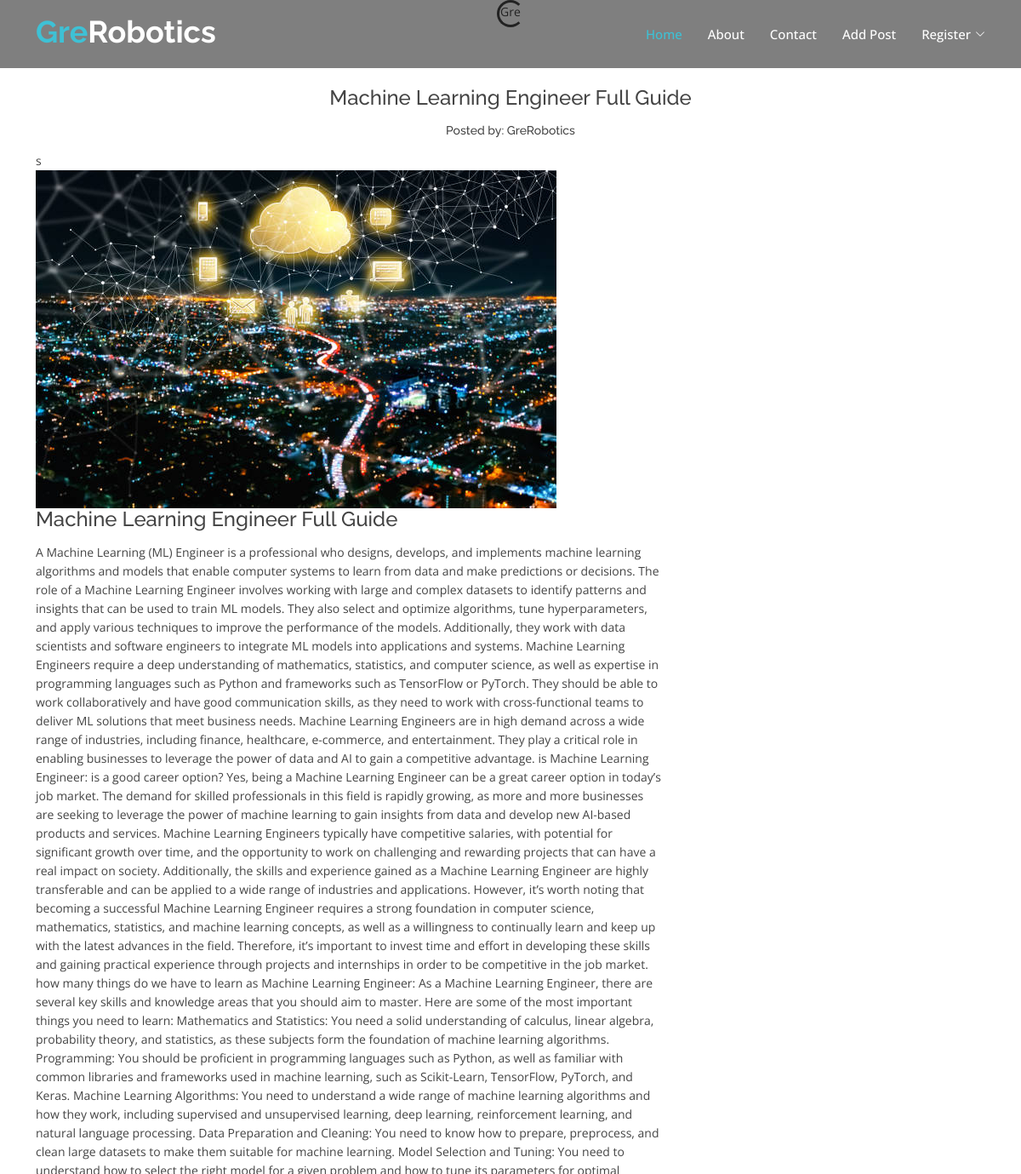
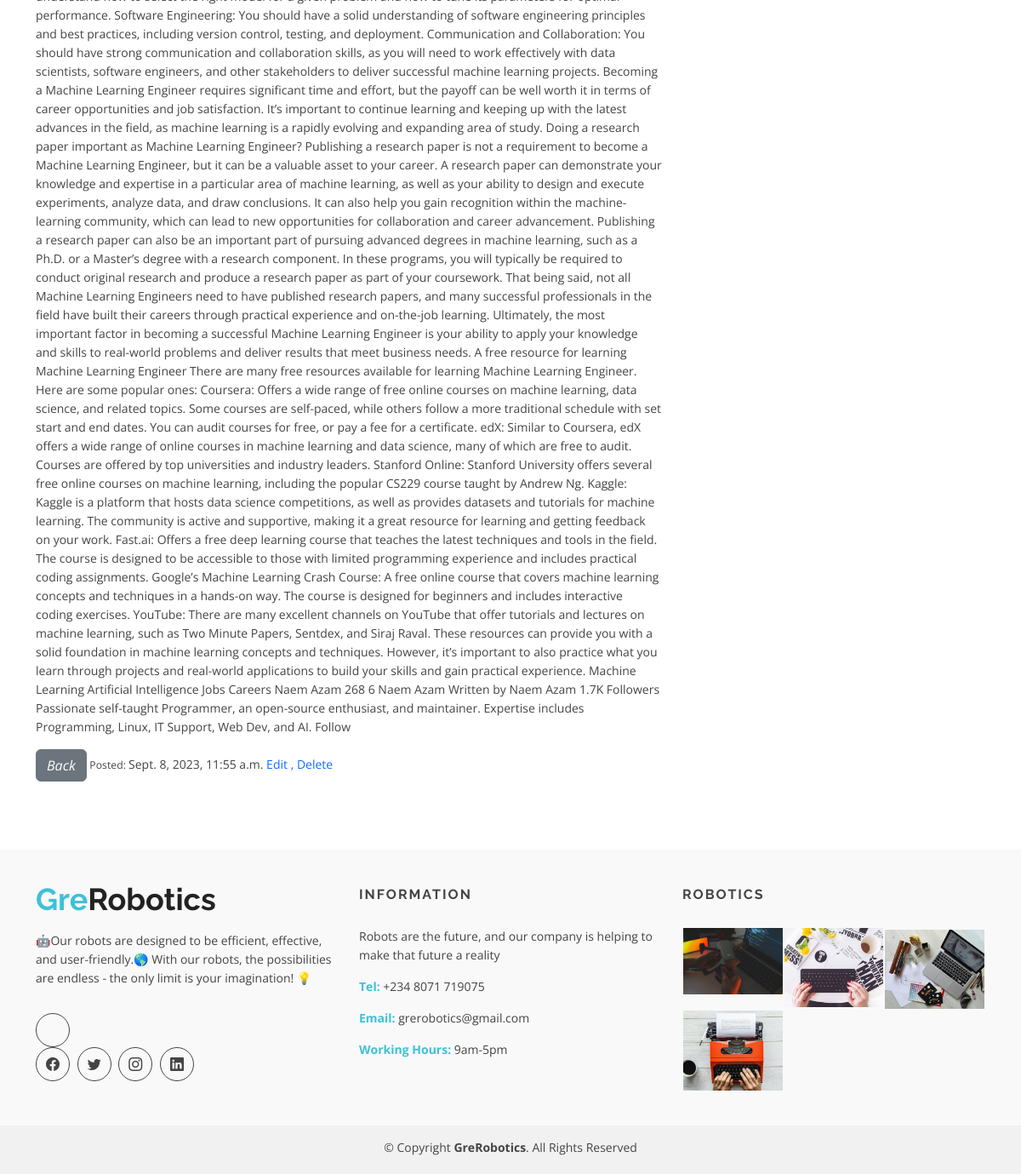
The page /article/5/ on the database its author committed (2 pictures, top to bottom).
### robotics/models.py (models this page shows, shortened)
class GreRoboticsModel (models.Model):
    title = models.CharField (max_length=500)
    content = models.TextField ()
    slug = models.SlugField (max_length=200)
    img = models.ImageField ( upload_to= 'image/')
    publish_date = models.DateTimeField (auto_now_add= True)
    author = models.ForeignKey(User, on_delete=models.CASCADE)
    class Meta:
        ordering =['-publish_date']

### robotics/views.py (the view, shortened to what this page needs)
# urls.py: path('article/<int:pk>/', ArticleDetailView.as_view(), name='detail'),
class ArticleDetailView (DetailView):
    model = GreRoboticsModel
    template_name = 'robotics/detail.html'

### templates/robotics/detail.html (shortened to what this page needs)
{% extends 'base.html' %}
{% load static %}
{% block content %}
<div class="text-center">
  <div class="spinner-border" role="status">
    <span class="sr-only">Gre</span>
  </div>
</div>
<main id="main">
  <div id="blog" class="blog-area">
   <div class="blog-inner area-padding">
     <div class="container ">
       <div class="row">
         <div class="col-md-12 col-sm-12 col-xs-12">
           <div class="section-headline text-center">
             <h4>{{ object.title }}</h4>
             <h6> <small>Posted by: {{object.author}}</small></h6>
           </div>
         </div>
       </div>
       <div class="row">
        <div class="col-md-8 col-sm-8 col-xs-12">
          <div class="single-blog">
            {% if object.img %}s
            <div class="single-blog-img"> <img src="{{ object.img.url }}" alt=""></div>
            {% endif %}
            <div class="blog-text">
              <h4>{{ object.title }}</a></h4>
              <p>{{ object.content|truncatechars:9000 }}</p>
            </div>
            <span>
              <a href="{% url 'home' %}" class="btn btn-secondary"><i class="fa fa-angle-left">Back</i></a> <small>Posted: </small> {{ object.publish_date }}
              <a href="{% url 'update_post' object.pk %} "> Edit</a>
              <a href="{% url 'delete_post' object.pk %} ">, Delete</a>
            </span>
          </div>
        </div>
      </div>
    </div>
  </div>
</div>
  {% endblock %}

### static/css/style.css (style rules this page uses)
html, body { height: 100%; }
img { max-width: 100%; height: auto; }
p { margin: 0 0 15px; color: #444; }
h1, h2, h3, h4, h5, h6 { font-family: "Raleway", sans-serif; margin: 0 0 15px; color: #444; font-weight: 500; }
h4 { font-size: 24px; line-height: 26px; }
h6 { font-size: 16px; line-height: 20px; }
a { transition: all 0.3s ease 0s; text-decoration: none; }
body { background: #fff none repeat scroll 0 0; color: #444; font-family: "Open Sans", sans-serif; font-size: 14px; text-align: left; overflow-x: hidden; line-height: 22px; }
.area-padding { padding: 70px 0px 80px; }
.blog-area { height: auto; width: 100%; }
.blog-text h4 { color: #444; margin-bottom: 15px; }

### rows shown on the page
GreRoboticsModel: title "Machine Learning Engineer Full Guide", author "GreRobotics", img (picture), content "A Machine Learning (ML) Engineer is a professional who designs, develops, and implements machine learning algorithms and models that enable computer systems to learn from data and make predictions or decisions. The role of a Machine Learning Engineer involves working with large and complex datasets to identify patterns and insights that can be used to train ML models. They also select and optimize algorithms, tune hyperparameters, and apply various techniques to improve the performance of the models. Additionally, they work with data scientists and software engineers to integrate ML models into applications and systems. Machine Learning Engineers require a deep understanding of mathematics,…", publish_date "Sept. 8, 2023, 11:55 a.m."
